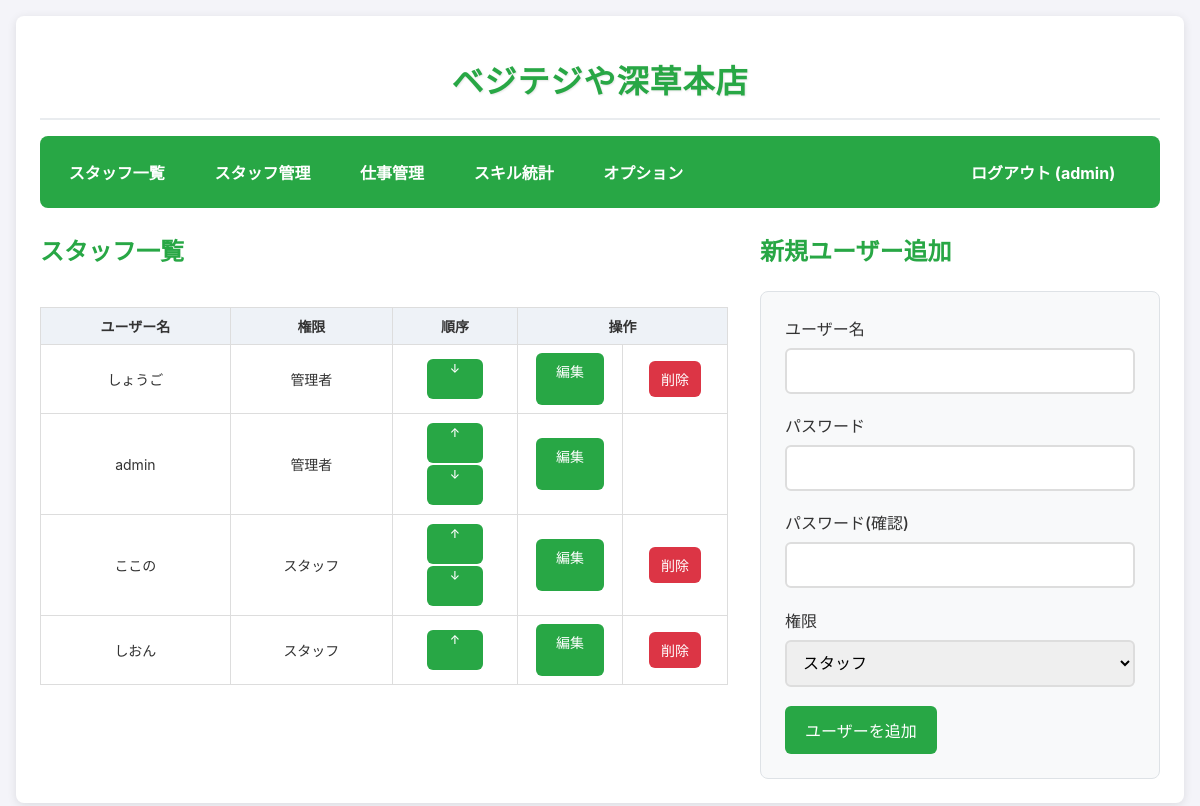
Before: /admin/users (signed in) with the older database file.
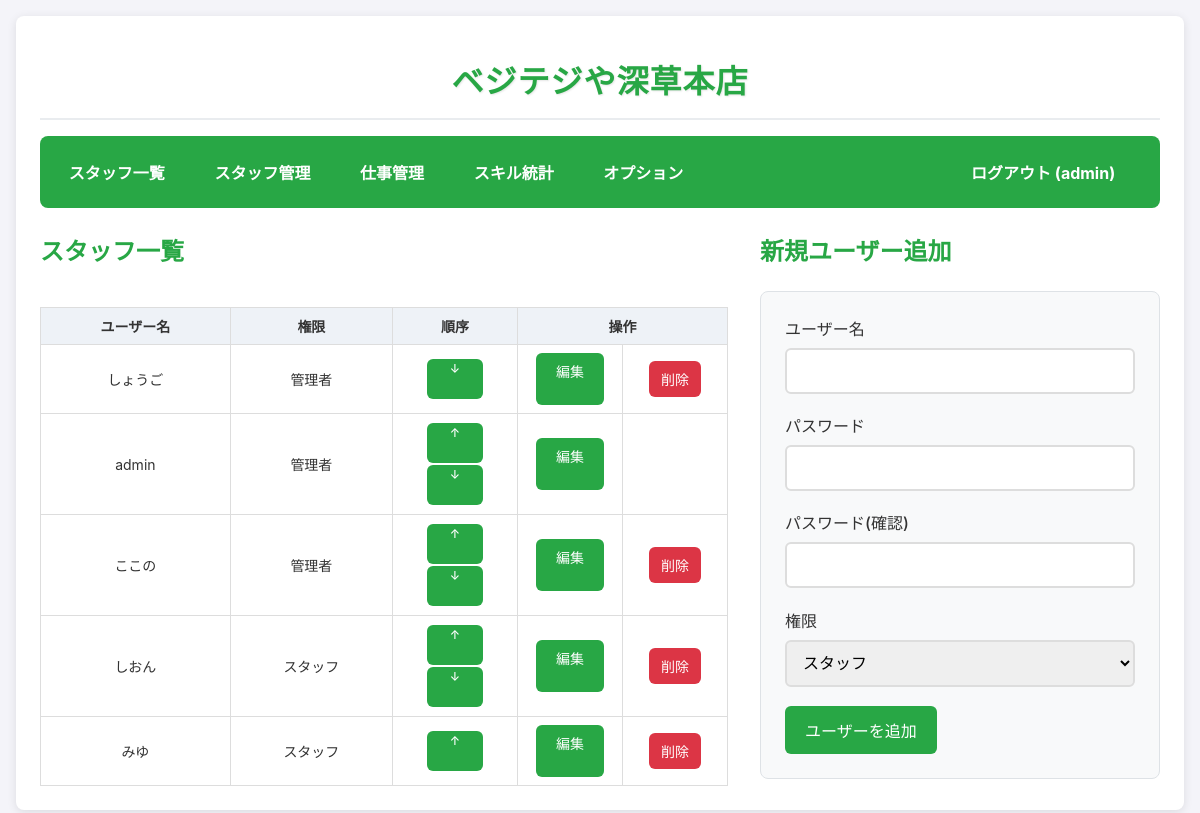
After: the same page with the newer database file.
### app.py (models this page shows, shortened)
class User(UserMixin, db.Model):
    id = db.Column(db.Integer, primary_key=True)
    username = db.Column(db.String(80), unique=True, nullable=False)
    password_hash = db.Column(db.String(255), nullable=False)
    role = db.Column(db.String(80), nullable=False, default='staff')
    is_first_login = db.Column(db.Boolean, default=True)
    order_index = db.Column(db.Integer, default=0)
    skills = db.relationship('UserSkill', backref='user', cascade="all, delete-orphan")

### app.py (the view, shortened to what this page needs)
@app.route('/admin/users', methods=['GET', 'POST'])
@admin_required
def manage_users():
    form = AddUserForm()
    users = User.query.order_by(User.order_index, User.id).all()
    return render_template('admin_users.html', users=users, form=form)

### app.py
class AddUserForm(FlaskForm):
    username = StringField('ユーザー名', validators=[DataRequired()])
    password = PasswordField('パスワード', validators=[DataRequired()])
    confirm_password = PasswordField('パスワード(確認)', validators=[DataRequired(), EqualTo('password', message='パスワードが一致しません。')])
    role = SelectField('権限', choices=[('staff', 'スタッフ'), ('admin', '管理者')])
    submit = SubmitField('ユーザーを追加')

### app.py (called while the page is built)
@login_manager.user_loader
def load_user(user_id):
    return User.query.get(int(user_id))

def admin_required(f):
    @wraps(f)
    @login_required
    def decorated_function(*args, **kwargs):
        if current_user.role != 'admin':
            flash('このページにアクセスする権限がありません。')
            return redirect(url_for('dashboard'))
        return f(*args, **kwargs)
    return decorated_function

### templates/admin_users.html (shortened to what this page needs)
{% extends "base.html" %}
{% block content %}
  <div class="admin-layout">
    <div class="users-section">
      <h2>スタッフ一覧</h2>
      <div class="desktop-user-table">
        <div class="table-container">
          <table>
            <thead>
              <tr>
                <th>ユーザー名</th>
                <th>権限</th>
                <th>順序</th>
                <th colspan="2">操作</th>
              </tr>
            </thead>
            <tbody>
              {% for user in users %}
              <tr>
                <td>{{ user.username }}</td>
                <td>{{ '管理者' if user.role == 'admin' else 'スタッフ' }}</td>
                <td style="width: 100px; text-align: center;">
                  {% if not loop.first %}
                  <a href="{{ url_for('move_user', user_id=user.id, direction='up') }}" class="btn btn-small" style="font-size: 12px; padding: 2px 6px; margin: 1px;">↑</a>
                  {% endif %}
                  {% if not loop.last %}
                  <a href="{{ url_for('move_user', user_id=user.id, direction='down') }}" class="btn btn-small" style="font-size: 12px; padding: 2px 6px; margin: 1px;">↓</a>
                  {% endif %}
                </td>
                <td style="width: 80px;">
                  <a href="{{ url_for('edit_user', user_id=user.id) }}" class="btn btn-small">編集</a>
                </td>
                <td style="width: 80px;">
                  {% if user.id != current_user.id %}
                  <form action="{{ url_for('delete_user', user_id=user.id) }}" method="post" onsubmit="return confirm('本当にこのユーザーを削除しますか？');">
                    <input type="submit" value="削除" class="btn btn-danger btn-small">
                  </form>
                  {% endif %}
                </td>
              </tr>
              {% endfor %}
            </tbody>
          </table>
        </div>
      </div>
    </div>
    <div class="add-user-section">
      <h2>新規ユーザー追加</h2>
      <form method="POST" class="add-user-form">
        <div class="form-group">
          {{ form.username.label }}
          {{ form.username() }}
        </div>
        <div class="form-group">
          {{ form.password.label }}
          {{ form.password() }}
        </div>
        <div class="form-group">
          {{ form.confirm_password.label }}
          {{ form.confirm_password() }}
        </div>
        <div class="form-group">
          {{ form.role.label }}
          {{ form.role() }}
        </div>
        {{ form.submit(class="btn") }}
      </form>
    </div>
  </div>
{% endblock %}

### templates/base.html (shortened to what this page needs)
<!doctype html>
<html lang="ja">
  <head>
  </head>
  <body>
    <div class="container">
      {% if current_user.is_authenticated %}
      <div class="site-header">
        <h1 class="site-title">ベジテジや深草本店</h1>
      </div>
      {% endif %}
     <nav>
        {% if current_user.is_authenticated %}
          <div class="nav-left">
            <a href="{{ url_for('dashboard') }}">スタッフ一覧</a>
            {% if current_user.role == 'admin' %}
              <a href="{{ url_for('manage_users') }}">スタッフ管理</a>
              <a href="{{ url_for('manage_tasks') }}">仕事管理</a>
              <a href="{{ url_for('skill_stats') }}">スキル統計</a>
              <a href="{{ url_for('admin_settings') }}">オプション</a>
            {% endif %}
          </div>
          <div class="nav-right">
            <a href="{{ url_for('logout') }}">ログアウト ({{ current_user.username }})</a>
          </div>
        {% endif %}
      </nav>
      {% block content %}{% endblock %}
    </div>
  </body>
</html>

Changed rows visible on the page:
changed User "ここの": role "スタッフ" → "管理者"
shown differently, row unchanged: User "しおん": now shows "↓"
added User: username "みゆ", role "スタッフ"
